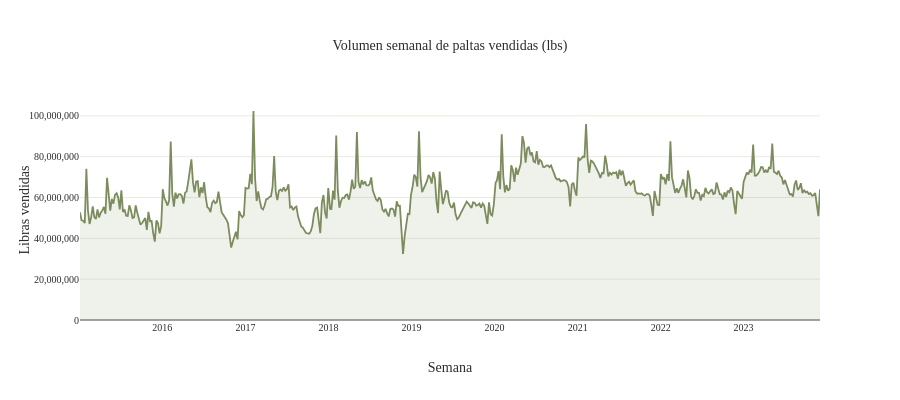

Write notebook code for a chart like this one.
### Markdown cell above
### G1 · Volumen semanal total 

→ ¿Cómo evolucionó la demanda de paltas semana a semana a lo largo del período? ¿Hay tendencia creciente, estable o con caídas?

### Code cell
# ── GRÁFICO 1: Volumen semanal total ─────────────────────────────────────────
# Agregamos por semana sumando todas las regiones

vol_semanal = (
    palta_1
    .groupby("Fecha")["TotalVolume"]
    .sum()
    .reset_index()
    .sort_values("Fecha")
)

fig1 = go.Figure()

fig1.add_trace(go.Scatter(
    x    = vol_semanal["Fecha"],
    y    = vol_semanal["TotalVolume"],
    mode = "lines",
    name = "Volumen total",
    line = dict(color=PALETA["oliva"], width=1.8),
    fill = "tozeroy",
    fillcolor = "rgba(124, 140, 94, 0.12)",  # oliva muy transparente
))

fig1.update_layout(
    title    = "Volumen semanal de paltas vendidas (lbs)",
    xaxis_title = "Semana",
    yaxis_title = "Libras vendidas",
    yaxis = dict(tickformat=",.0f"),
    height = 400,
)

fig1.show()

### Figure 1 — Plotly figure (JSON) as saved in the notebook; plotly's stock layout.template omitted (floating-point values rounded to 4 significant figures; data arrays with more than 128 entries replaced by an {"elided": "..."} marker saying what was removed)
{"data": [{"fill": "tozeroy", "fillcolor": "rgba(124, 140, 94, 0.12)", "line": {"color": "#7C8C5E", "width": 1.8}, "mode": "lines", "name": "Volumen total", "type": "scatter", "x": {"elided": "466 str values"}, "y": {"elided": "466 float values"}}], "layout": {"height": 400, "title": {"text": "Volumen semanal de paltas vendidas (lbs)"}, "xaxis": {"title": {"text": "Semana"}}, "yaxis": {"tickformat": ",.0f", "title": {"text": "Libras vendidas"}}}}
